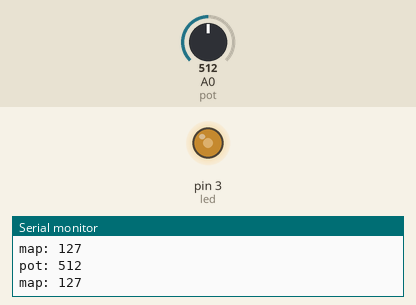
Simulated run of this sketch. Board: Arduino Uno, built with avr-gcc and run on an emulated ATmega328P. Parts: output pins drawn as LEDs (lit = HIGH), the last lines printed to the serial monitor. Inputs (shaded band) come from the test bench; at power-on: A0 (pot) = 512.

Above: at 1.2 s.
1.3 s: A0 (pot) set to 716
At 2.5 s:
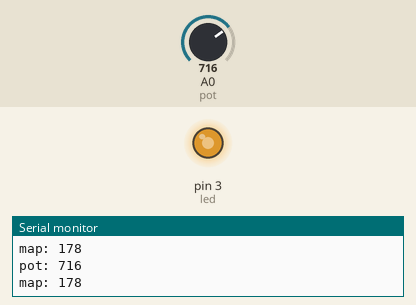
2.8 s: A0 (pot) set to 900
At 4.0 s:
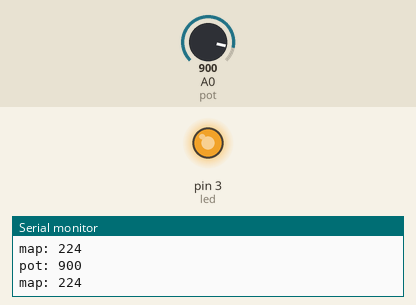
4.3 s: A0 (pot) set to 122
At 5.5 s:
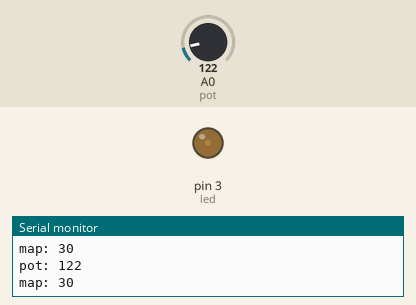
5.8 s: A0 (pot) set to 0
At 7.0 s:
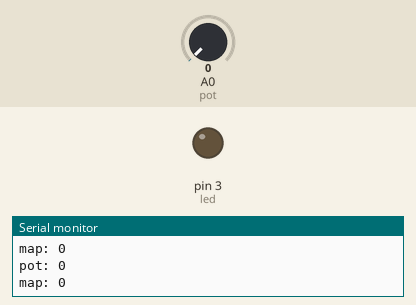
7.3 s: A0 (pot) set to 511
At 8.4 s:
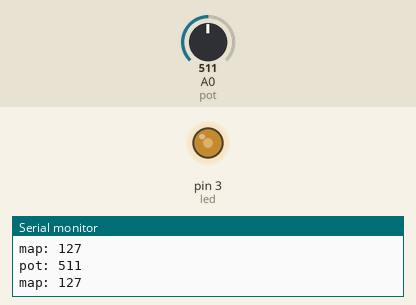
Timing chart, 0 to 9.8 s (numbered marks = the images above; inputs shaded):
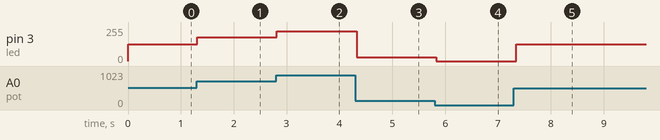

Measured:
- after the input at 1.3 s, pin 3 (led): 127/255 → 178/255 at once
- after the input at 2.8 s, pin 3 (led): 178/255 → 224/255 at once
- after the input at 4.3 s, pin 3 (led): 224/255 → 30/255 at once
- after the input at 5.8 s, pin 3 (led): 30/255 → 0/255 at once
- after the input at 7.3 s, pin 3 (led): 0/255 → 127/255 at once

The sketch:

codigo.ino
```cpp
const int led = 3;
const int pot = 0;

void setup()
{
  pinMode (led, OUTPUT);
  Serial.begin(9600);
}

int var;
int var2;

void loop()
{
  var = analogRead (pot);
  var2 = map(var,0,1023,0,255);
  Serial.print("pot: ");
  Serial.println(var);
  Serial.print("map: ");
  Serial.println(var2);
  analogWrite(led, var2);
  delay(100);
}
```
